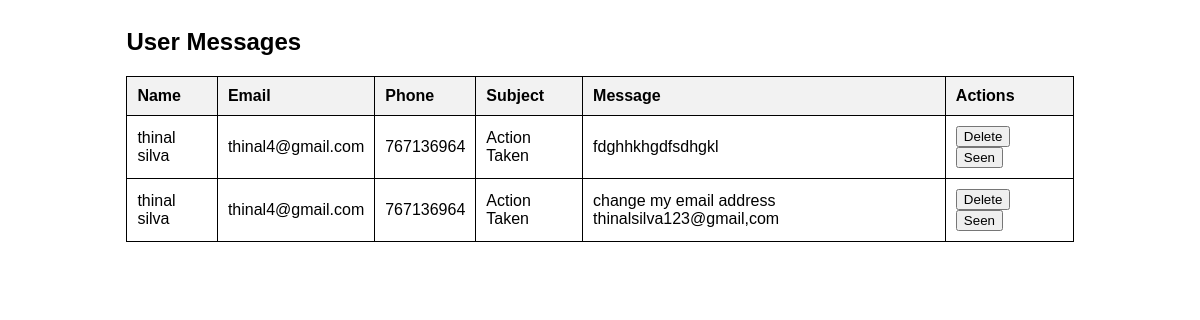
/Admin/userMessage.php, run on the app's committed database.
### tables this page shows
CREATE TABLE IF NOT EXISTS `usermessage` (
  `Name` text NOT NULL,
  `Email` varchar(25) NOT NULL,
  `Phone_Number` int NOT NULL,
  `Subject` varchar(50) NOT NULL,
  `Message` varchar(250) NOT NULL
);

### Admin/userMessage.php (the view, shortened to what this page needs)
<!DOCTYPE html>
<html lang="en">
<head>
</head>
<body>
    <div class="container">
        <h2>User Messages </h2>
        <?php
        $conn = mysqli_connect("localhost", "root", "", "the_gallery_cafe");
        $sql = "SELECT * FROM Usermessage";
        $result = mysqli_query($conn, $sql);
        echo '<table>';
        echo '<tr><th>Name</th><th>Email</th><th>Phone</th><th>Subject</th><th>Message</th><th>Actions</th></tr>';
        if (mysqli_num_rows($result) > 0) {
            while ($row = mysqli_fetch_assoc($result)) {
                echo '<tr>';
                echo '<td>' . $row['Name'] . '</td>';
                echo '<td>' . $row['Email'] . '</td>';
                echo '<td>' . $row['Phone_Number'] . '</td>';
                echo '<td>' . $row['Subject'] . '</td>';
                echo '<td>' . $row['Message'] . '</td>';
                echo '<td>
                        <form style="display:inline;" method="POST" action="">
                            <input type="hidden" name="email" value="' . $row['Email'] . '">
                            <button type="submit" name="delete" class="action-btn">Delete</button>
                        </form>
                        <form style="display:inline;" method="POST" action="">
                            <input type="hidden" name="email" value="' . $row['Email'] . '">
                            <button type="submit" name="custom_action" class="action-btn">Seen</button>
                        </form>
                      </td>';
                echo '</tr>';
            }
        } else {
            echo '<tr><td colspan="6">No messages found</td></tr>';
        }
        echo '</table>';
        ?>
    </div>
</body>
</html>

### Admin/userMessage.php (style rules this page uses)
body { font-family: Arial, sans-serif; }
.container { width: 80%; margin: auto; overflow: hidden; }
h2 { margin-top: 20px; }
table { width: 100%; border-collapse: collapse; margin-top: 20px; }
table, th, td { border: 1px solid black; }
th, td { padding: 10px; text-align: left; }
th { background-color: #f2f2f2; }
.action-btn { margin-right: 5px; }

### data on the page
usermessage: Name "thinal silva", Email "thinal4@gmail.com", Phone_Number "767136964", Subject "Action Taken", Message "fdghhkhgdfsdhgkl"
usermessage: Name "thinal silva", Email "thinal4@gmail.com", Phone_Number "767136964", Subject "Action Taken", Message "change my email address thinalsilva123@gmail,com"
